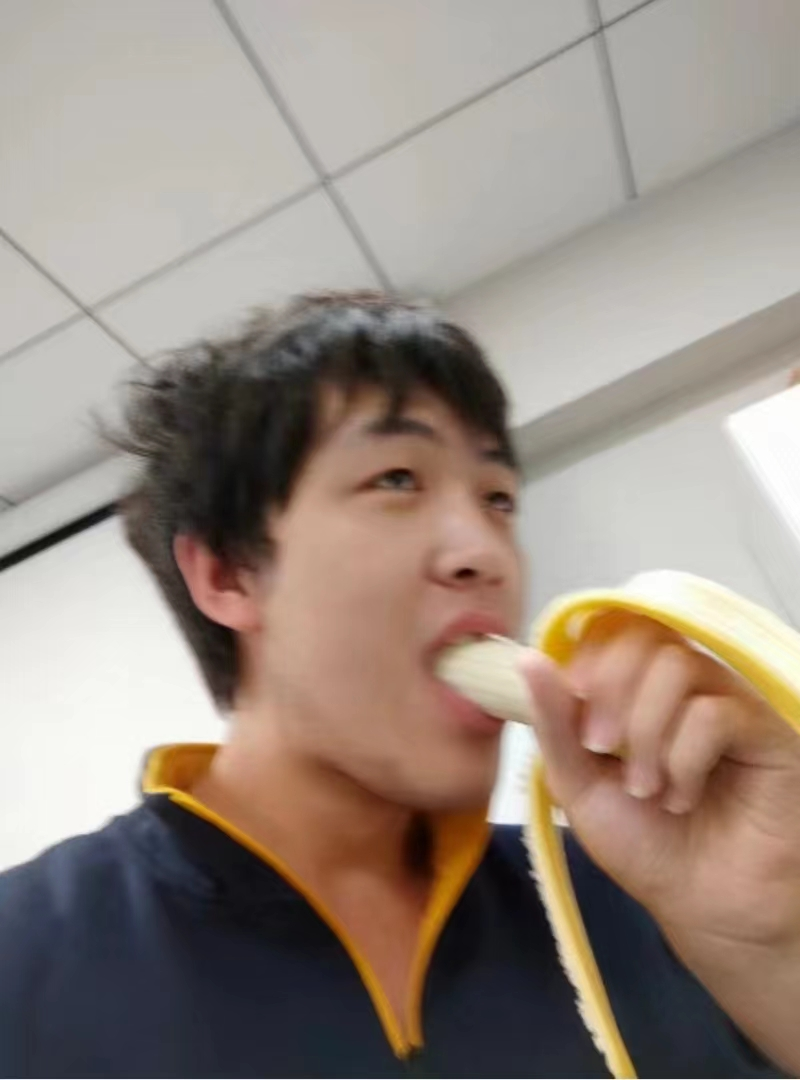
#> input picture images/zzk.jpg, 800 x 1080 px, found by its file name
$ python Laplace.py
#> lines starting #> are read from the running program, lines starting #| are printed output that depends on the picture
import numpy as np
import cv2
from PIL import Image
from matplotlib import pyplot as plt

# ori = Image.open(r'results/nst-stroke/04.15.22-09.13.15-1/images/golden-gate-bridge-starry_night_1000_0.jpg')
ori = Image.open(r'images/zzk.jpg')
#> ori is the input picture: PIL image 800x1080 RGB; mean R, G, B 151.7, 138.5, 128.7
ori_gray = ori.convert('L')
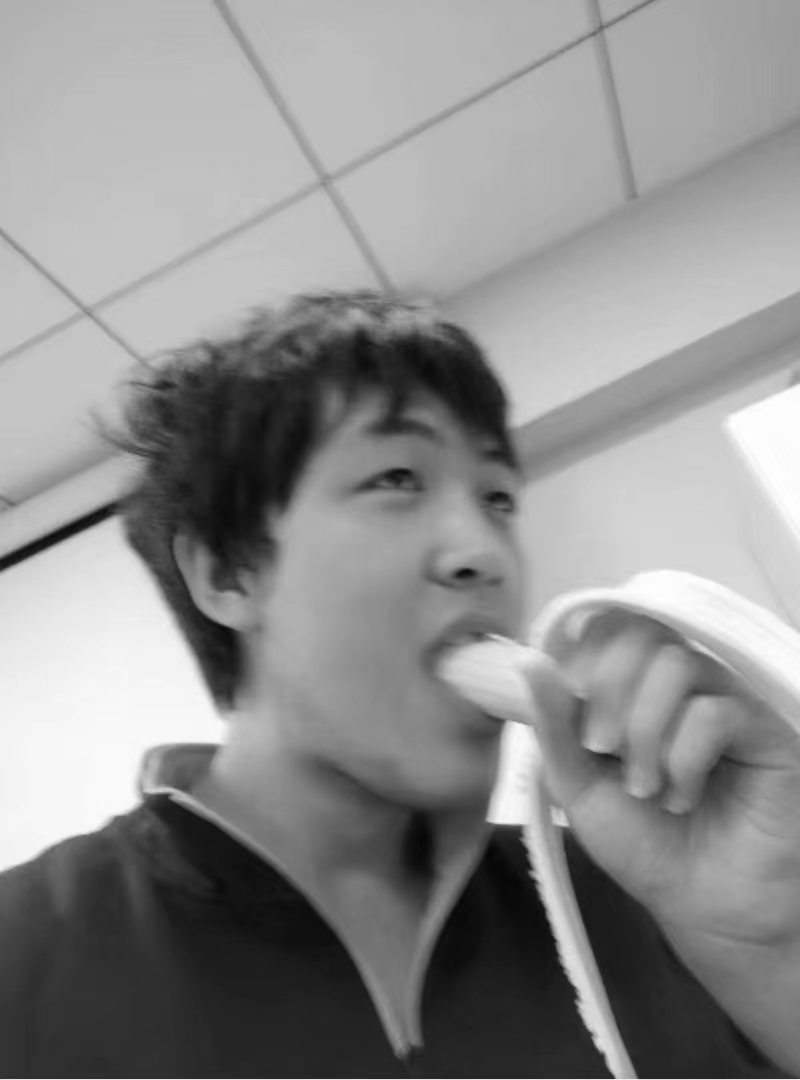
#> ori_gray: PIL image 800x1080 L; min 5, max 255, mean 141.3
ori = np.array(ori)
ori_gray = np.array(ori_gray)
weight = ori.shape[0]
#> weight = 1080
height = ori.shape[1]
#> height = 800
print(weight, height)
#| 1080 800
ori_pad = np.pad(ori_gray, ((1, 1), (1, 1)), 'edge')

t1 = np.array([[0, 1, 0], [1, -4, 1], [0, 1, 0]])
img = np.zeros((weight, height))
for i in range(weight - 2):
    for j in range(height - 2):
        img[i, j] = np.sum(ori_pad[i:i + 3, j:j + 3] * t1)
        if img[i, j] < 0:
            img[i, j] = 0
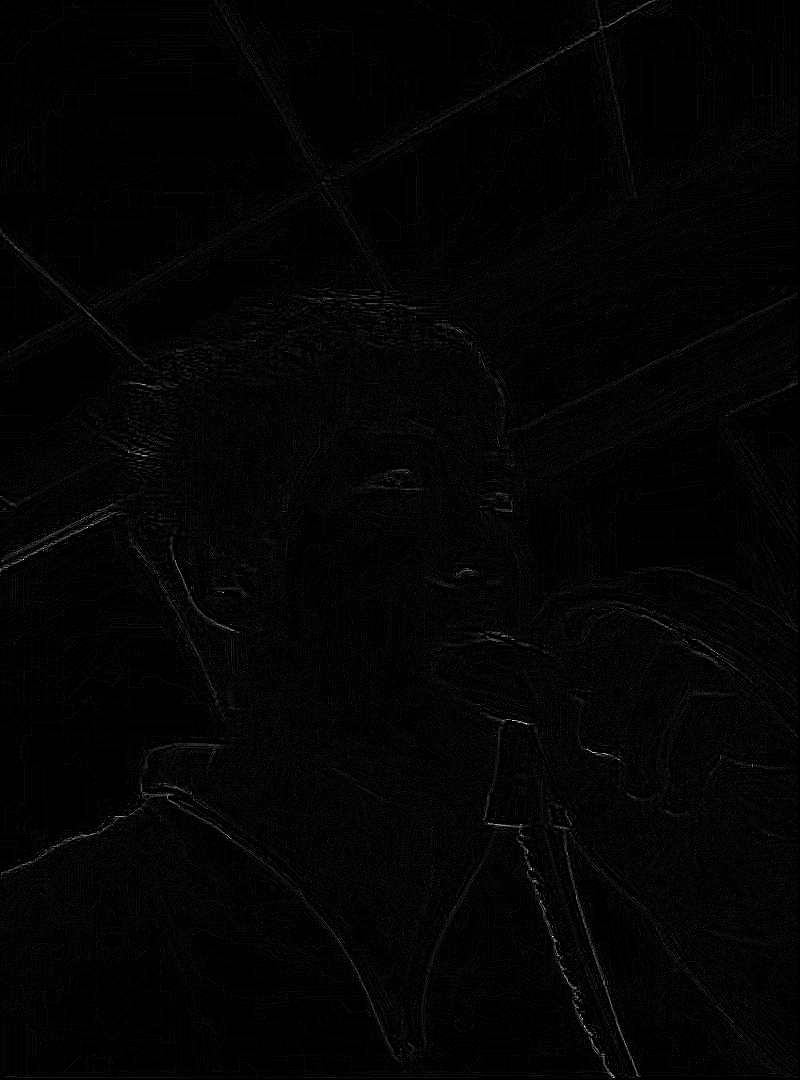
#> img: shape (1080, 800) float64; min 0, max 63, mean 0.8; drawn with min black and max white

img_sharp = np.zeros((weight, height))
img_sharp = ori_gray - img
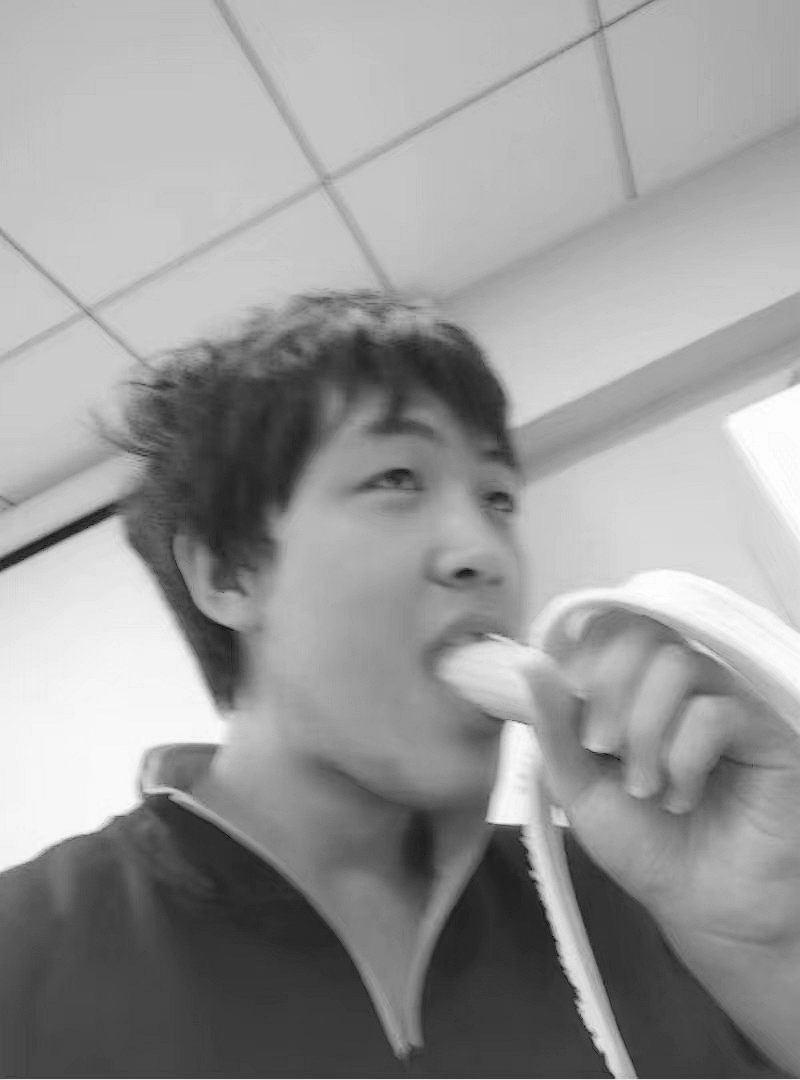
#> img_sharp: shape (1080, 800) float64; min -31, max 255, mean 140.5; drawn with min black and max white
cv2.imshow("name", img)
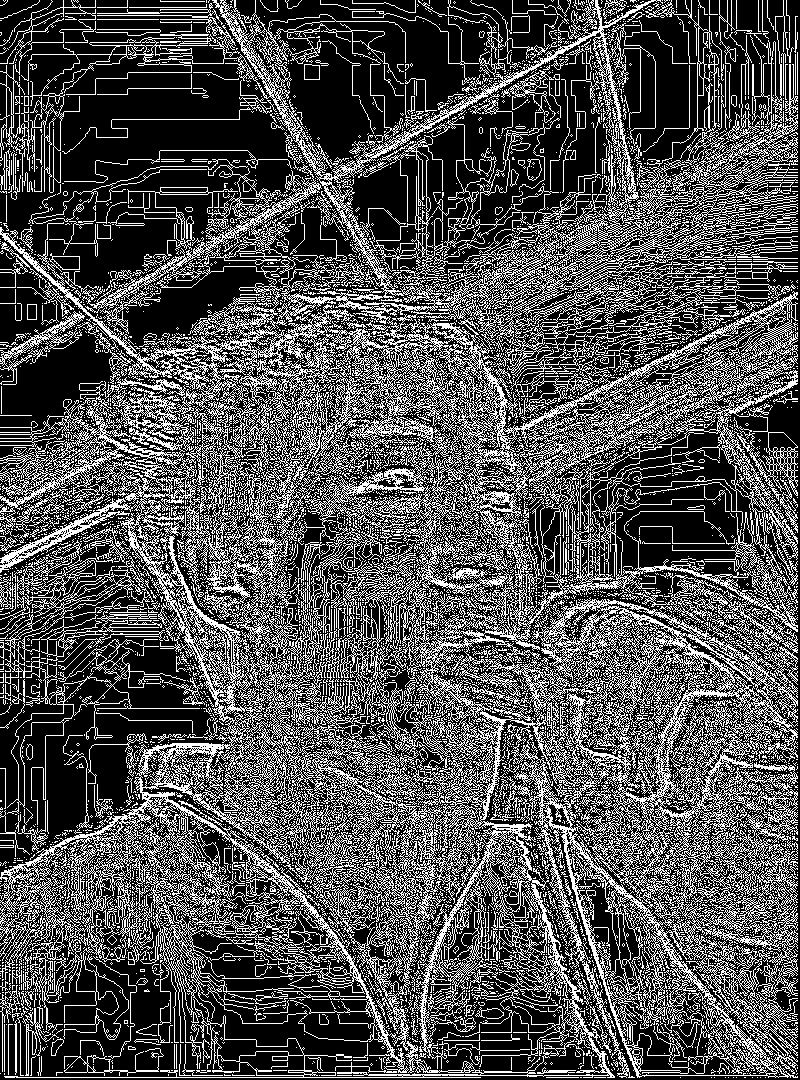
#> window 'name': shape (1080, 800); 31.8% white in thin lines or dots
key = cv2.waitKey(0)  # 等待按键命令, 1000ms 后自动关闭
#> (key Esc is pressed here)
